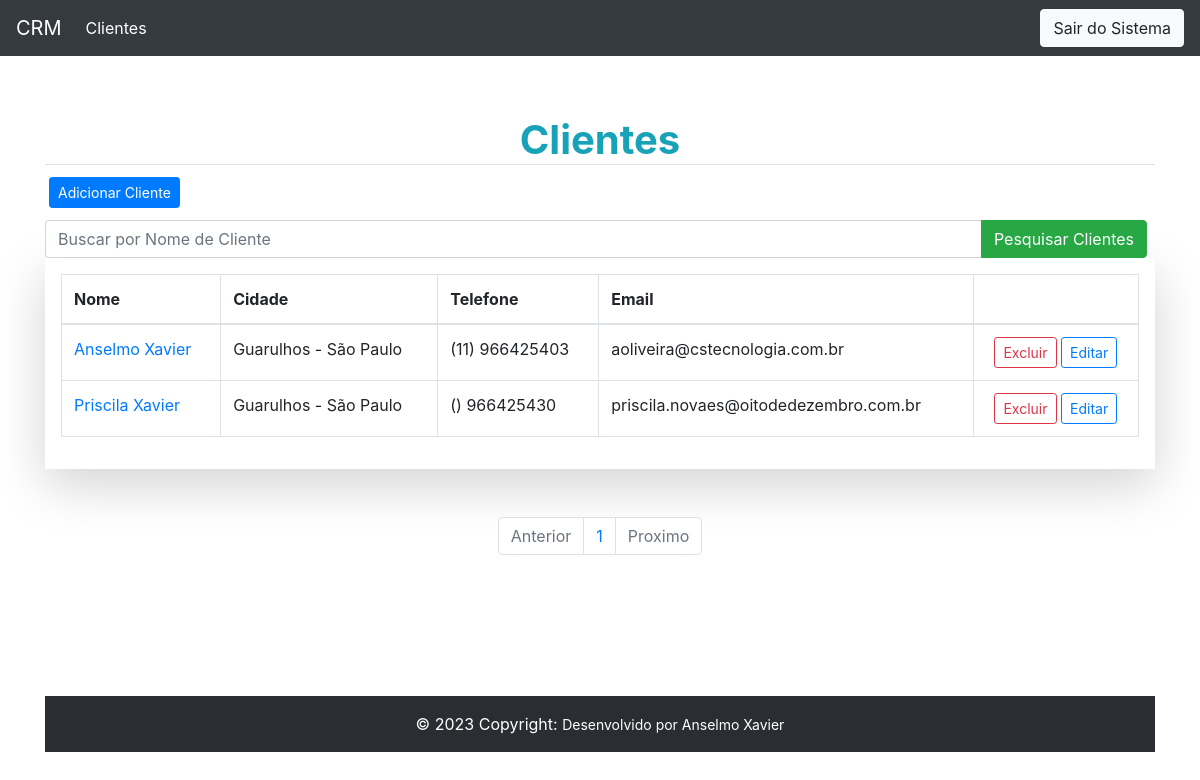
The page /customer/list/ on the database as committed earlier.
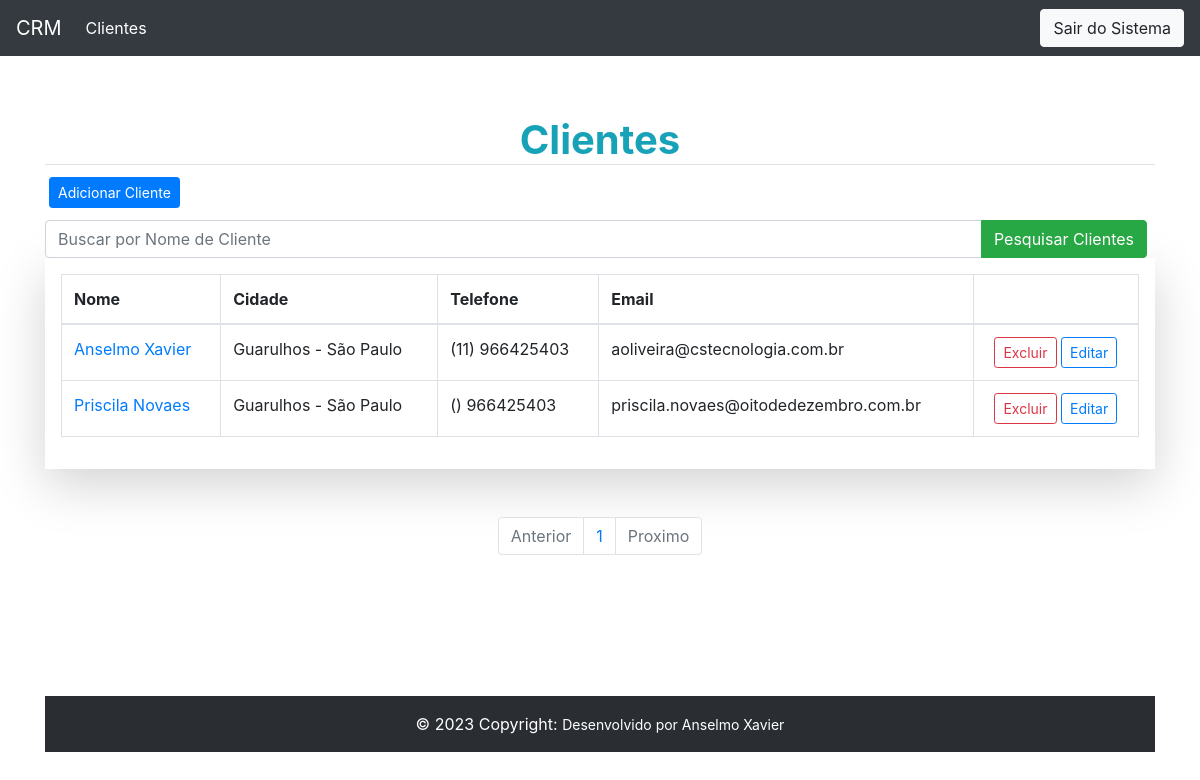
The same page on the database as committed later.
### customer/models.py (models this page shows, shortened)
class Customer(models.Model):
    first_name = models.CharField( max_length=30)
    last_name = models.CharField( max_length=50)
    email = models.EmailField()
    bird_date = models.DateField()
    area_code = models.CharField(max_length=3)
    phone_number = models.CharField(max_length=9)
    country = models.CharField(max_length=30)
    state = models.CharField(max_length=30)
    city = models.CharField(max_length=30)
    create_date = models.DateTimeField(auto_now_add=True)
    update_date = models.DateTimeField(auto_now=True)
    active = models.BooleanField(default=True)
    def get_full_phone_number(self):
        return f'({self.area_code}) {self.phone_number}'
    def get_full_name(self):
        return f'{self.first_name} {self.last_name}'
    def get_full_city(self):
        return f'{self.city} - {self.state}'
    def get_absolute_url(self):
        return reverse("customer:update", kwargs={"id": self.id})
    def get_delete_url(self):
        return reverse("customer:delete", kwargs={"id": self.id})
    class Meta:
        db_table = "customer"

### customer/views.py (the view)
# urls.py: path('list/', ListCustomer.as_view(), name='list'),
class ListCustomer(ListView):
    template_name = "customer/customer_list.html"
    paginate_by = 10
    model = Customer
    context_object_name = 'customers'
    def get_queryset(self):
        retorno_pesquisa = self.request.GET.get('pesquisa_name')
        if retorno_pesquisa:
            customers = self.model.objects.filter(
               Q(first_name__icontains=retorno_pesquisa) |
               Q(last_name__icontains=retorno_pesquisa)
               )
        else:
            customers = self.model.objects.all()
        return customers

### customer/templates/customer/customer_list.html (shortened to what this page needs)
{% extends "model-page.html" %}
{% block content %}
  <h1 class='text-center text-info border-bottom'><strong>Clientes</strong></h1>
  <div class="d-grid gap-3 p-1 d-md-flex justify-content-md-start ">
  <a href='{% url "customer:create" %}'>
  <button class="btn btn-primary btn-sm" type="button">Adicionar Cliente</button>
  </a>
</div>
<form>
<div class="input-group mt-2">
  <input type="text" name='pesquisa_name' class="form-control" placeholder="Buscar por Nome de Cliente">
  <div class="input-group-append mr-2">
    <button class="btn btn-success btn" type="submit">Pesquisar Clientes</button>
  </div>
</div>
</form>
<div class="table-responsive shadow-lg p-3 mb-5  ">
<table class="table  table-hover table-bordered ">
  <thead>
    <tr>
      <th scope="col">Nome</th>
      <th scope="col">Cidade</th>
      <th scope="col">Telefone</th>
      <th scope="col">Email</th>
      <th scope="col"></th>
    </tr>
  </thead>
  <tbody>
   {% for customer in customers %}
    <tr class="bg-Secondary">
      <td><a href='{{ customer.get_absolute_url }}'>{{ customer.get_full_name}}</a></td>
      <td >{{ customer.get_full_city}}</td>
      <td>{{ customer.get_full_phone_number}}</td>
      <td >{{ customer.email}}</td>
        <td class='text-center'>
          <button type="button" class="btn btn-sm btn-outline-danger" data-toggle="modal" data-target="#modal{{ customer.id }}" >Excluir</button>
          <a href='{{ customer.get_absolute_url }}  '>
            <button type="button" class="btn btn-sm btn-outline-primary">Editar</button></a>
          </td>
    </tr>
    {% endfor %}
  </tbody>
</table>
</div>
{% include "paginacao.html" %}
{% endblock  %}

### core/templates/model-page.html (shortened to what this page needs)
<!DOCTYPE html>
<html lang="en">
  <head>
    <link rel="stylesheet" href="https://cdn.jsdelivr.net/npm/bootstrap@4.6.2/dist/css/bootstrap.min.css">
  </head>
  <body class='d-flex flex-column'>
    <header> {% include "model-header.html" %} </header>
    <main class="content" style= "margin-top:5%">
      <div class ="container">
  {% block content  %}{% endblock  %}
      </div>
    </main>
  {% include "model-footer.html" %}
  </body>
</html>

### core/templates/model-header.html
<nav class="navbar navbar-expand-sm bg-dark navbar-dark text-white">
    <a class="navbar-brand" href="#">CRM</a>
      <ul class="navbar-nav mr-auto">
        <li class="nav-item">
          <a class="nav-link text-white" href="{% url "customer:list" %}">Clientes</a>
        </li>
      </ul>
      <a class= "" href= {% url "logout" %}><button type="button" class="btn btn-light">Sair do Sistema</button> </a>
</nav>

### core/templates/paginacao.html
<ul class="pagination justify-content-center">
  {% if page_obj.has_previous %}
  <li class="page-item ">
    <a class="page-link" href="?page={{ page_obj.previous_page_number }}">Anterior</a>
  </li>
  {% else %}
    <li class="page-item disabled">
      <a class="page-link" href="#" tabindex="-1">Anterior</a>
    </li>
    {% endif %}
    {% for page in page_obj.paginator.page_range %}
    <li class="page-item"><a class="page-link"
      href="?page={{ forloop.counter }}">{{ forloop.counter }}</a>
    </li>
    {% endfor %}
    {% if page_obj.has_next %}
    <li class="page-item ">
      <a class="page-link" href="?page={{ page_obj.next_page_number }}">Proximo</a>
    </li>
    {% else %}
      <li class="page-item disabled">
        <a class="page-link" href="#" tabindex="-1">Proximo</a>
      </li>
      {% endif %}
  </ul>

### core/templates/model-footer.html
<div class="container my-5">
<footer class="bg-dark text-center text-lg-start text-white">
<div class="text-center p-3" style="background-color: rgba(0, 0, 0, 0.2)">
  © 2023 Copyright:
  <small class="text-white" >Desenvolvido por Anselmo Xavier </small>
</div>
</footer>
</div>

### core/templates/model-page.html (style rules this page uses)
html,body { height:100%; }
main { flex: 1 0 auto; }
footer { flex-shrink:none; margin-top:2em; }

Rows that differ between the two databases and show on the page:
removed Customer: get_full_name "Priscila Xavier", get_full_city "Guarulhos - São Paulo", get_full_phone_number "() 966425430", email "priscila.novaes@oitodedezembro.com.br"
added Customer: get_full_name "Priscila Novaes", get_full_city "Guarulhos - São Paulo", get_full_phone_number "() 966425403", email "priscila.novaes@oitodedezembro.com.br"
